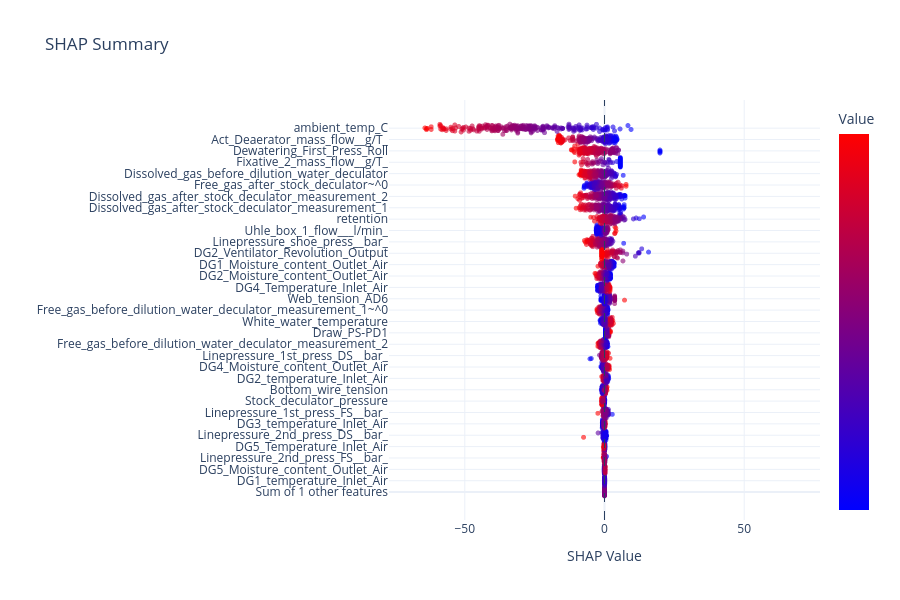

Notebook code for this chart:
### Code cell
fig = plotly_shap_beeswarm(shap_vals, X_explain, feats, max_features=100)
fig.show()

### Figure 1 — Plotly figure (JSON) as saved in the notebook; plotly's stock layout.template omitted (floating-point values rounded to 4 significant figures; data arrays with more than 128 entries replaced by an {"elided": "..."} marker saying what was removed)
{"data": [{"customdata": {"elided": "267 int values"}, "hovertemplate": "<b>Sum of other features</b><br>SHAP: %{x:.3f}<br>Value: %{customdata:.3f}<extra></extra>", "marker": {"color": {"elided": "267 int values"}, "colorbar": {"showticklabels": false, "title": {"text": "Value"}}, "colorscale": [[0, "rgb(0,0,255)"], [1, "rgb(255,0,0)"]], "opacity": 0.6, "showscale": true, "size": 5}, "mode": "markers", "showlegend": false, "type": "scattergl", "x": {"elided": "267 int values"}, "y": {"elided": "267 float values"}}, {"customdata": {"elided": "267 float values"}, "hovertemplate": "<b>DG1_temperature_Inlet_Air</b><br>SHAP: %{x:.3f}<br>Value: %{customdata:.3f}<extra></extra>", "marker": {"color": {"elided": "267 float values"}, "colorscale": [[0, "rgb(0,0,255)"], [1, "rgb(255,0,0)"]], "opacity": 0.6, "showscale": false, "size": 5}, "mode": "markers", "showlegend": false, "type": "scattergl", "x": {"elided": "267 float values"}, "y": {"elided": "267 float values"}}, {"customdata": {"elided": "267 float values"}, "hovertemplate": "<b>DG5_Moisture_content_Outlet_Air</b><br>SHAP: %{x:.3f}<br>Value: %{customdata:.3f}<extra></extra>", "marker": {"color": {"elided": "267 float values"}, "colorscale": [[0, "rgb(0,0,255)"], [1, "rgb(255,0,0)"]], "opacity": 0.6, "showscale": false, "size": 5}, "mode": "markers", "showlegend": false, "type": "scattergl", "x": {"elided": "267 float values"}, "y": {"elided": "267 float values"}}, {"customdata": {"elided": "267 float values"}, "hovertemplate": "<b>Linepressure_2nd_press_FS__bar_</b><br>SHAP: %{x:.3f}<br>Value: %{customdata:.3f}<extra></extra>", "marker": {"color": {"elided": "267 float values"}, "colorscale": [[0, "rgb(0,0,255)"], [1, "rgb(255,0,0)"]], "opacity": 0.6, "showscale": false, "size": 5}, "mode": "markers", "showlegend": false, "type": "scattergl", "x": {"elided": "267 float values"}, "y": {"elided": "267 float values"}}, {"customdata": {"elided": "267 float values"}, "hovertemplate": "<b>DG5_Temperature_Inlet_Air</b><br>SHAP: %{x:.3f}<br>Value: %{customdata:.3f}<extra></extra>", "marker": {"color": {"elided": "267 float values"}, "colorscale": [[0, "rgb(0,0,255)"], [1, "rgb(255,0,0)"]], "opacity": 0.6, "showscale": false, "size": 5}, "mode": "markers", "showlegend": false, "type": "scattergl", "x": {"elided": "267 float values"}, "y": {"elided": "267 float values"}}, {"customdata": {"elided": "267 float values"}, "hovertemplate": "<b>Linepressure_2nd_press_DS__bar_</b><br>SHAP: %{x:.3f}<br>Value: %{customdata:.3f}<extra></extra>", "marker": {"color": {"elided": "267 float values"}, "colorscale": [[0, "rgb(0,0,255)"], [1, "rgb(255,0,0)"]], "opacity": 0.6, "showscale": false, "size": 5}, "mode": "markers", "showlegend": false, "type": "scattergl", "x": {"elided": "267 float values"}, "y": {"elided": "267 float values"}}, {"customdata": {"elided": "267 float values"}, "hovertemplate": "<b>DG3_temperature_Inlet_Air</b><br>SHAP: %{x:.3f}<br>Value: %{customdata:.3f}<extra></extra>", "marker": {"color": {"elided": "267 float values"}, "colorscale": [[0, "rgb(0,0,255)"], [1, "rgb(255,0,0)"]], "opacity": 0.6, "showscale": false, "size": 5}, "mode": "markers", "showlegend": false, "type": "scattergl", "x": {"elided": "267 float values"}, "y": {"elided": "267 float values"}}, {"customdata": {"elided": "267 float values"}, "hovertemplate": "<b>Linepressure_1st_press_FS__bar_</b><br>SHAP: %{x:.3f}<br>Value: %{customdata:.3f}<extra></extra>", "marker": {"color": {"elided": "267 float values"}, "colorscale": [[0, "rgb(0,0,255)"], [1, "rgb(255,0,0)"]], "opacity": 0.6, "showscale": false, "size": 5}, "mode": "markers", "showlegend": false, "type": "scattergl", "x": {"elided": "267 float values"}, "y": {"elided": "267 float values"}}, {"customdata": {"elided": "267 float values"}, "hovertemplate": "<b>Stock_deculator_pressure</b><br>SHAP: %{x:.3f}<br>Value: %{customdata:.3f}<extra></extra>", "marker": {"color": {"elided": "267 float values"}, "colorscale": [[0, "rgb(0,0,255)"], [1, "rgb(255,0,0)"]], "opacity": 0.6, "showscale": false, "size": 5}, "mode": "markers", "showlegend": false, "type": "scattergl", "x": {"elided": "267 float values"}, "y": {"elided": "267 float values"}}, {"customdata": {"elided": "267 float values"}, "hovertemplate": "<b>Bottom_wire_tension</b><br>SHAP: %{x:.3f}<br>Value: %{customdata:.3f}<extra></extra>", "marker": {"color": {"elided": "267 float values"}, "colorscale": [[0, "rgb(0,0,255)"], [1, "rgb(255,0,0)"]], "opacity": 0.6, "showscale": false, "size": 5}, "mode": "markers", "showlegend": false, "type": "scattergl", "x": {"elided": "267 float values"}, "y": {"elided": "267 float values"}}, {"customdata": {"elided": "267 float values"}, "hovertemplate": "<b>DG2_temperature_Inlet_Air</b><br>SHAP: %{x:.3f}<br>Value: %{customdata:.3f}<extra></extra>", "marker": {"color": {"elided": "267 float values"}, "colorscale": [[0, "rgb(0,0,255)"], [1, "rgb(255,0,0)"]], "opacity": 0.6, "showscale": false, "size": 5}, "mode": "markers", "showlegend": false, "type": "scattergl", "x": {"elided": "267 float values"}, "y": {"elided": "267 float values"}}, {"customdata": {"elided": "267 float values"}, "hovertemplate": "<b>DG4_Moisture_content_Outlet_Air</b><br>SHAP: %{x:.3f}<br>Value: %{customdata:.3f}<extra></extra>", "marker": {"color": {"elided": "267 float values"}, "colorscale": [[0, "rgb(0,0,255)"], [1, "rgb(255,0,0)"]], "opacity": 0.6, "showscale": false, "size": 5}, "mode": "markers", "showlegend": false, "type": "scattergl", "x": {"elided": "267 float values"}, "y": {"elided": "267 float values"}}, {"customdata": {"elided": "267 float values"}, "hovertemplate": "<b>Linepressure_1st_press_DS__bar_</b><br>SHAP: %{x:.3f}<br>Value: %{customdata:.3f}<extra></extra>", "marker": {"color": {"elided": "267 float values"}, "colorscale": [[0, "rgb(0,0,255)"], [1, "rgb(255,0,0)"]], "opacity": 0.6, "showscale": false, "size": 5}, "mode": "markers", "showlegend": false, "type": "scattergl", "x": {"elided": "267 float values"}, "y": {"elided": "267 float values"}}, {"customdata": {"elided": "267 float values"}, "hovertemplate": "<b>Free_gas_before_dilution_water_deculator_measurement_2</b><br>SHAP: %{x:.3f}<br>Value: %{customdata:.3f}<extra></extra>", "marker": {"color": {"elided": "267 float values"}, "colorscale": [[0, "rgb(0,0,255)"], [1, "rgb(255,0,0)"]], "opacity": 0.6, "showscale": false, "size": 5}, "mode": "markers", "showlegend": false, "type": "scattergl", "x": {"elided": "267 float values"}, "y": {"elided": "267 float values"}}, {"customdata": {"elided": "267 float values"}, "hovertemplate": "<b>Draw_PS-PD1</b><br>SHAP: %{x:.3f}<br>Value: %{customdata:.3f}<extra></extra>", "marker": {"color": {"elided": "267 float values"}, "colorscale": [[0, "rgb(0,0,255)"], [1, "rgb(255,0,0)"]], "opacity": 0.6, "showscale": false, "size": 5}, "mode": "markers", "showlegend": false, "type": "scattergl", "x": {"elided": "267 float values"}, "y": {"elided": "267 float values"}}, {"customdata": {"elided": "267 float values"}, "hovertemplate": "<b>White_water_temperature</b><br>SHAP: %{x:.3f}<br>Value: %{customdata:.3f}<extra></extra>", "marker": {"color": {"elided": "267 float values"}, "colorscale": [[0, "rgb(0,0,255)"], [1, "rgb(255,0,0)"]], "opacity": 0.6, "showscale": false, "size": 5}, "mode": "markers", "showlegend": false, "type": "scattergl", "x": {"elided": "267 float values"}, "y": {"elided": "267 float values"}}, {"customdata": {"elided": "267 float values"}, "hovertemplate": "<b>Free_gas_before_dilution_water_deculator_measurement_1~^0</b><br>SHAP: %{x:.3f}<br>Value: %{customdata:.3f}<extra></extra>", "marker": {"color": {"elided": "267 float values"}, "colorscale": [[0, "rgb(0,0,255)"], [1, "rgb(255,0,0)"]], "opacity": 0.6, "showscale": false, "size": 5}, "mode": "markers", "showlegend": false, "type": "scattergl", "x": {"elided": "267 float values"}, "y": {"elided": "267 float values"}}, {"customdata": {"elided": "267 float values"}, "hovertemplate": "<b>Web_tension_AD6</b><br>SHAP: %{x:.3f}<br>Value: %{customdata:.3f}<extra></extra>", "marker": {"color": {"elided": "267 float values"}, "colorscale": [[0, "rgb(0,0,255)"], [1, "rgb(255,0,0)"]], "opacity": 0.6, "showscale": false, "size": 5}, "mode": "markers", "showlegend": false, "type": "scattergl", "x": {"elided": "267 float values"}, "y": {"elided": "267 float values"}}, {"customdata": {"elided": "267 float values"}, "hovertemplate": "<b>DG4_Temperature_Inlet_Air</b><br>SHAP: %{x:.3f}<br>Value: %{customdata:.3f}<extra></extra>", "marker": {"color": {"elided": "267 float values"}, "colorscale": [[0, "rgb(0,0,255)"], [1, "rgb(255,0,0)"]], "opacity": 0.6, "showscale": false, "size": 5}, "mode": "markers", "showlegend": false, "type": "scattergl", "x": {"elided": "267 float values"}, "y": {"elided": "267 float values"}}, {"customdata": {"elided": "267 float values"}, "hovertemplate": "<b>DG2_Moisture_content_Outlet_Air</b><br>SHAP: %{x:.3f}<br>Value: %{customdata:.3f}<extra></extra>", "marker": {"color": {"elided": "267 float values"}, "colorscale": [[0, "rgb(0,0,255)"], [1, "rgb(255,0,0)"]], "opacity": 0.6, "showscale": false, "size": 5}, "mode": "markers", "showlegend": false, "type": "scattergl", "x": {"elided": "267 float values"}, "y": {"elided": "267 float values"}}, {"customdata": {"elided": "267 float values"}, "hovertemplate": "<b>DG1_Moisture_content_Outlet_Air</b><br>SHAP: %{x:.3f}<br>Value: %{customdata:.3f}<extra></extra>", "marker": {"color": {"elided": "267 float values"}, "colorscale": [[0, "rgb(0,0,255)"], [1, "rgb(255,0,0)"]], "opacity": 0.6, "showscale": false, "size": 5}, "mode": "markers", "showlegend": false, "type": "scattergl", "x": {"elided": "267 float values"}, "y": {"elided": "267 float values"}}, {"customdata": {"elided": "267 float values"}, "hovertemplate": "<b>DG2_Ventilator_Revolution_Output</b><br>SHAP: %{x:.3f}<br>Value: %{customdata:.3f}<extra></extra>", "marker": {"color": {"elided": "267 float values"}, "colorscale": [[0, "rgb(0,0,255)"], [1, "rgb(255,0,0)"]], "opacity": 0.6, "showscale": false, "size": 5}, "mode": "markers", "showlegend": false, "type": "scattergl", "x": {"elided": "267 float values"}, "y": {"elided": "267 float values"}}, {"customdata": {"elided": "267 float values"}, "hovertemplate": "<b>Linepressure_shoe_press__bar_</b><br>SHAP: %{x:.3f}<br>Value: %{customdata:.3f}<extra></extra>", "marker": {"color": {"elided": "267 float values"}, "colorscale": [[0, "rgb(0,0,255)"], [1, "rgb(255,0,0)"]], "opacity": 0.6, "showscale": false, "size": 5}, "mode": "markers", "showlegend": false, "type": "scattergl", "x": {"elided": "267 float values"}, "y": {"elided": "267 float values"}}, {"customdata": {"elided": "267 float values"}, "hovertemplate": "<b>Uhle_box_1_flow___l/min_</b><br>SHAP: %{x:.3f}<br>Value: %{customdata:.3f}<extra></extra>", "marker": {"color": {"elided": "267 float values"}, "colorscale": [[0, "rgb(0,0,255)"], [1, "rgb(255,0,0)"]], "opacity": 0.6, "showscale": false, "size": 5}, "mode": "markers", "showlegend": false, "type": "scattergl", "x": {"elided": "267 float values"}, "y": {"elided": "267 float values"}}, {"customdata": {"elided": "267 float values"}, "hovertemplate": "<b>retention</b><br>SHAP: %{x:.3f}<br>Value: %{customdata:.3f}<extra></extra>", "marker": {"color": {"elided": "267 float values"}, "colorscale": [[0, "rgb(0,0,255)"], [1, "rgb(255,0,0)"]], "opacity": 0.6, "showscale": false, "size": 5}, "mode": "markers", "showlegend": false, "type": "scattergl", "x": {"elided": "267 float values"}, "y": {"elided": "267 float values"}}, {"customdata": {"elided": "267 float values"}, "hovertemplate": "<b>Dissolved_gas_after_stock_deculator_measurement_1</b><br>SHAP: %{x:.3f}<br>Value: %{customdata:.3f}<extra></extra>", "marker": {"color": {"elided": "267 float values"}, "colorscale": [[0, "rgb(0,0,255)"], [1, "rgb(255,0,0)"]], "opacity": 0.6, "showscale": false, "size": 5}, "mode": "markers", "showlegend": false, "type": "scattergl", "x": {"elided": "267 float values"}, "y": {"elided": "267 float values"}}, {"customdata": {"elided": "267 float values"}, "hovertemplate": "<b>Dissolved_gas_after_stock_deculator_measurement_2</b><br>SHAP: %{x:.3f}<br>Value: %{customdata:.3f}<extra></extra>", "marker": {"color": {"elided": "267 float values"}, "colorscale": [[0, "rgb(0,0,255)"], [1, "rgb(255,0,0)"]], "opacity": 0.6, "showscale": false, "size": 5}, "mode": "markers", "showlegend": false, "type": "scattergl", "x": {"elided": "267 float values"}, "y": {"elided": "267 float values"}}, {"customdata": {"elided": "267 float values"}, "hovertemplate": "<b>Free_gas_after_stock_deculator~^0</b><br>SHAP: %{x:.3f}<br>Value: %{customdata:.3f}<extra></extra>", "marker": {"color": {"elided": "267 float values"}, "colorscale": [[0, "rgb(0,0,255)"], [1, "rgb(255,0,0)"]], "opacity": 0.6, "showscale": false, "size": 5}, "mode": "markers", "showlegend": false, "type": "scattergl", "x": {"elided": "267 float values"}, "y": {"elided": "267 float values"}}, {"customdata": {"elided": "267 float values"}, "hovertemplate": "<b>Dissolved_gas_before_dilution_water_deculator</b><br>SHAP: %{x:.3f}<br>Value: %{customdata:.3f}<extra></extra>", "marker": {"color": {"elided": "267 float values"}, "colorscale": [[0, "rgb(0,0,255)"], [1, "rgb(255,0,0)"]], "opacity": 0.6, "showscale": false, "size": 5}, "mode": "markers", "showlegend": false, "type": "scattergl", "x": {"elided": "267 float values"}, "y": {"elided": "267 float values"}}, {"customdata": {"elided": "267 float values"}, "hovertemplate": "<b>Fixative_2_mass_flow__g/T_</b><br>SHAP: %{x:.3f}<br>Value: %{customdata:.3f}<extra></extra>", "marker": {"color": {"elided": "267 float values"}, "colorscale": [[0, "rgb(0,0,255)"], [1, "rgb(255,0,0)"]], "opacity": 0.6, "showscale": false, "size": 5}, "mode": "markers", "showlegend": false, "type": "scattergl", "x": {"elided": "267 float values"}, "y": {"elided": "267 float values"}}, {"customdata": {"elided": "267 float values"}, "hovertemplate": "<b>Dewatering_First_Press_Roll</b><br>SHAP: %{x:.3f}<br>Value: %{customdata:.3f}<extra></extra>", "marker": {"color": {"elided": "267 float values"}, "colorscale": [[0, "rgb(0,0,255)"], [1, "rgb(255,0,0)"]], "opacity": 0.6, "showscale": false, "size": 5}, "mode": "markers", "showlegend": false, "type": "scattergl", "x": {"elided": "267 float values"}, "y": {"elided": "267 float values"}}, {"customdata": {"elided": "267 float values"}, "hovertemplate": "<b>Act_Deaerator_mass_flow__g/T_</b><br>SHAP: %{x:.3f}<br>Value: %{customdata:.3f}<extra></extra>", "marker": {"color": {"elided": "267 float values"}, "colorscale": [[0, "rgb(0,0,255)"], [1, "rgb(255,0,0)"]], "opacity": 0.6, "showscale": false, "size": 5}, "mode": "markers", "showlegend": false, "type": "scattergl", "x": {"elided": "267 float values"}, "y": {"elided": "267 float values"}}, {"customdata": {"elided": "267 float values"}, "hovertemplate": "<b>ambient_temp_C</b><br>SHAP: %{x:.3f}<br>Value: %{customdata:.3f}<extra></extra>", "marker": {"color": {"elided": "267 float values"}, "colorscale": [[0, "rgb(0,0,255)"], [1, "rgb(255,0,0)"]], "opacity": 0.6, "showscale": false, "size": 5}, "mode": "markers", "showlegend": false, "type": "scattergl", "x": {"elided": "267 float values"}, "y": {"elided": "267 float values"}}], "layout": {"height": 600, "hovermode": "closest", "shapes": [{"line": {"dash": "dash", "width": 1}, "type": "line", "x0": 0, "x1": 0, "xref": "x", "y0": 0, "y1": 1, "yref": "y domain"}], "title": {"text": "SHAP Summary"}, "xaxis": {"range": [-77.13, 77.13], "title": {"text": "SHAP Value"}}, "yaxis": {"ticktext": ["Sum of 1 other features", "DG1_temperature_Inlet_Air", "DG5_Moisture_content_Outlet_Air", "Linepressure_2nd_press_FS__bar_", "DG5_Temperature_Inlet_Air", "Linepressure_2nd_press_DS__bar_", "DG3_temperature_Inlet_Air", "Linepressure_1st_press_FS__bar_", "Stock_deculator_pressure", "Bottom_wire_tension", "DG2_temperature_Inlet_Air", "DG4_Moisture_content_Outlet_Air", "Linepressure_1st_press_DS__bar_", "Free_gas_before_dilution_water_deculator_measurement_2", "Draw_PS-PD1", "White_water_temperature", "Free_gas_before_dilution_water_deculator_measurement_1~^0", "Web_tension_AD6", "DG4_Temperature_Inlet_Air", "DG2_Moisture_content_Outlet_Air", "DG1_Moisture_content_Outlet_Air", "DG2_Ventilator_Revolution_Output", "Linepressure_shoe_press__bar_", "Uhle_box_1_flow___l/min_", "retention", "Dissolved_gas_after_stock_deculator_measurement_1", "Dissolved_gas_after_stock_deculator_measurement_2", "Free_gas_after_stock_deculator~^0", "Dissolved_gas_before_dilution_water_deculator", "Fixative_2_mass_flow__g/T_", "Dewatering_First_Press_Roll", "Act_Deaerator_mass_flow__g/T_", "ambient_temp_C"], "tickvals": [0, 1.3, 2.6, 3.9, 5.2, 6.5, 7.8, 9.1, 10.4, 11.7, 13, 14.3, 15.6, 16.9, 18.2, 19.5, 20.8, 22.1, 23.4, 24.7, 26, 27.3, 28.6, 29.9, 31.2, 32.5, 33.8, 35.1, 36.4, 37.7, 39, 40.3, 41.6], "title": {"text": ""}}}}
